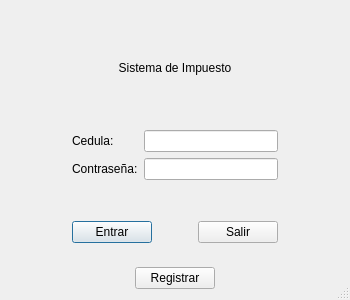
<?xml version="1.0" encoding="UTF-8"?>
<ui version="4.0">
 <class>Login</class>
 <widget class="QDialog" name="Login">
  <property name="geometry">
   <rect>
    <x>0</x>
    <y>0</y>
    <width>350</width>
    <height>300</height>
   </rect>
  </property>
  <property name="sizePolicy">
   <sizepolicy hsizetype="Ignored" vsizetype="Ignored">
    <horstretch>0</horstretch>
    <verstretch>0</verstretch>
   </sizepolicy>
  </property>
  <property name="windowTitle">
   <string>Login</string>
  </property>
  <property name="windowIcon">
   <iconset resource="iconos.qrc">
    <normaloff>:/icono/apliaionimpuesto.png</normaloff>:/icono/apliaionimpuesto.png</iconset>
  </property>
  <property name="sizeGripEnabled">
   <bool>true</bool>
  </property>
  <layout class="QGridLayout" name="gridLayout">
   <item row="0" column="0">
    <layout class="QHBoxLayout" name="horizontalLayout_2">
     <item>
      <spacer name="horizontalSpacer_4">
       <property name="orientation">
        <enum>Qt::Horizontal</enum>
       </property>
       <property name="sizeHint" stdset="0">
        <size>
         <width>20</width>
         <height>20</height>
        </size>
       </property>
      </spacer>
     </item>
     <item>
      <layout class="QVBoxLayout" name="verticalLayout_8">
       <item>
        <spacer name="verticalSpacer_4">
         <property name="orientation">
          <enum>Qt::Vertical</enum>
         </property>
         <property name="sizeHint" stdset="0">
          <size>
           <width>20</width>
           <height>20</height>
          </size>
         </property>
        </spacer>
       </item>
       <item>
        <widget class="QLabel" name="Label_taxSystem">
         <property name="text">
          <string>Sistema de Impuesto</string>
         </property>
         <property name="alignment">
          <set>Qt::AlignCenter</set>
         </property>
        </widget>
       </item>
       <item>
        <spacer name="verticalSpacer_3">
         <property name="orientation">
          <enum>Qt::Vertical</enum>
         </property>
         <property name="sizeHint" stdset="0">
          <size>
           <width>20</width>
           <height>36</height>
          </size>
         </property>
        </spacer>
       </item>
       <item>
        <layout class="QVBoxLayout" name="verticalLayout_7">
         <item>
          <layout class="QHBoxLayout" name="horizontalLayout">
           <item>
            <layout class="QVBoxLayout" name="verticalLayout_6">
             <item>
              <widget class="QLabel" name="Label_cedula">
               <property name="text">
                <string>Cedula:  </string>
               </property>
              </widget>
             </item>
             <item>
              <widget class="QLabel" name="Label_password">
               <property name="text">
                <string>Contraseña:</string>
               </property>
              </widget>
             </item>
            </layout>
           </item>
           <item>
            <layout class="QVBoxLayout" name="verticalLayout_2">
             <item>
              <widget class="QLineEdit" name="line_Edit_cedula">
               <property name="text">
                <string/>
               </property>
               <property name="maxLength">
                <number>9</number>
               </property>
              </widget>
             </item>
             <item>
              <widget class="QLineEdit" name="lineEdit_password">
               <property name="maxLength">
                <number>8</number>
               </property>
               <property name="echoMode">
                <enum>QLineEdit::Password</enum>
               </property>
              </widget>
             </item>
            </layout>
           </item>
          </layout>
         </item>
         <item>
          <spacer name="verticalSpacer_2">
           <property name="orientation">
            <enum>Qt::Vertical</enum>
           </property>
           <property name="sizeHint" stdset="0">
            <size>
             <width>20</width>
             <height>35</height>
            </size>
           </property>
          </spacer>
         </item>
        </layout>
       </item>
       <item>
        <layout class="QVBoxLayout" name="verticalLayout_5">
         <item>
          <layout class="QHBoxLayout" name="horizontalLayout_3">
           <item>
            <widget class="QPushButton" name="pushButton_entrar">
             <property name="text">
              <string>Entrar</string>
             </property>
             <property name="icon">
              <iconset>
               <normaloff>ok.png</normaloff>ok.png</iconset>
             </property>
            </widget>
           </item>
           <item>
            <spacer name="horizontalSpacer">
             <property name="orientation">
              <enum>Qt::Horizontal</enum>
             </property>
             <property name="sizeHint" stdset="0">
              <size>
               <width>40</width>
               <height>20</height>
              </size>
             </property>
            </spacer>
           </item>
           <item>
            <widget class="QPushButton" name="pushButton_salir">
             <property name="text">
              <string>Salir</string>
             </property>
             <property name="icon">
              <iconset resource="iconos.qrc">
               <normaloff>:/icono/quitar2.png</normaloff>:/icono/quitar2.png</iconset>
             </property>
            </widget>
           </item>
          </layout>
         </item>
         <item>
          <layout class="QHBoxLayout" name="horizontalLayout_4">
           <item>
            <spacer name="horizontalSpacer_2">
             <property name="orientation">
              <enum>Qt::Horizontal</enum>
             </property>
             <property name="sizeHint" stdset="0">
              <size>
               <width>40</width>
               <height>20</height>
              </size>
             </property>
            </spacer>
           </item>
           <item>
            <layout class="QVBoxLayout" name="verticalLayout">
             <item>
              <spacer name="verticalSpacer">
               <property name="orientation">
                <enum>Qt::Vertical</enum>
               </property>
               <property name="sizeHint" stdset="0">
                <size>
                 <width>20</width>
                 <height>18</height>
                </size>
               </property>
              </spacer>
             </item>
             <item>
              <widget class="QPushButton" name="pushButton_registrar">
               <property name="text">
                <string>Registrar</string>
               </property>
              </widget>
             </item>
            </layout>
           </item>
           <item>
            <spacer name="horizontalSpacer_3">
             <property name="orientation">
              <enum>Qt::Horizontal</enum>
             </property>
             <property name="sizeHint" stdset="0">
              <size>
               <width>40</width>
               <height>20</height>
              </size>
             </property>
            </spacer>
           </item>
          </layout>
         </item>
        </layout>
       </item>
      </layout>
     </item>
     <item>
      <spacer name="horizontalSpacer_5">
       <property name="orientation">
        <enum>Qt::Horizontal</enum>
       </property>
       <property name="sizeHint" stdset="0">
        <size>
         <width>20</width>
         <height>20</height>
        </size>
       </property>
      </spacer>
     </item>
    </layout>
   </item>
  </layout>
 </widget>
 <layoutdefault spacing="6" margin="11"/>
 <resources>
  <include location="iconos.qrc"/>
 </resources>
 <connections/>
</ui>
